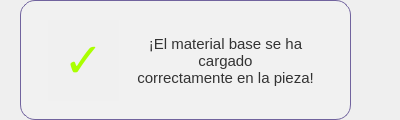
<?xml version="1.0" encoding="UTF-8"?>
<ui version="4.0">
 <class>NotificationDialog</class>
 <widget class="QDialog" name="NotificationDialog">
  <property name="geometry">
   <rect>
    <x>0</x>
    <y>0</y>
    <width>400</width>
    <height>120</height>
   </rect>
  </property>
  <property name="minimumSize">
   <size>
    <width>400</width>
    <height>120</height>
   </size>
  </property>
  <property name="maximumSize">
   <size>
    <width>400</width>
    <height>120</height>
   </size>
  </property>
  <property name="windowTitle">
   <string>Notificación</string>
  </property>
  <property name="styleSheet">
   <string notr="true">#containerWidget {
    background-color: #fafafaf1;
    border-radius: 15px;
    border: 1px solid #71639e;
}

QLabel {
    color: #333;
}
</string>
  </property>
  <widget class="QWidget" name="containerWidget" native="true">
   <property name="geometry">
    <rect>
     <x>20</x>
     <y>0</y>
     <width>331</width>
     <height>120</height>
    </rect>
   </property>
   <property name="styleSheet">
    <string notr="true">
background-color: rgb(241, 241, 241);</string>
   </property>
   <widget class="QLabel" name="lblMessage">
    <property name="geometry">
     <rect>
      <x>110</x>
      <y>20</y>
      <width>191</width>
      <height>81</height>
     </rect>
    </property>
    <property name="font">
     <font>
      <pointsize>11</pointsize>
     </font>
    </property>
    <property name="styleSheet">
     <string notr="true">background-color: rgb(241, 241, 241);</string>
    </property>
    <property name="text">
     <string>¡El material base se ha cargado
correctamente en la pieza!</string>
    </property>
    <property name="alignment">
     <set>Qt::AlignCenter</set>
    </property>
    <property name="wordWrap">
     <bool>true</bool>
    </property>
   </widget>
   <widget class="QLabel" name="lblIcon">
    <property name="geometry">
     <rect>
      <x>28</x>
      <y>20</y>
      <width>71</width>
      <height>81</height>
     </rect>
    </property>
    <property name="font">
     <font>
      <pointsize>36</pointsize>
      <weight>75</weight>
      <bold>true</bold>
     </font>
    </property>
    <property name="styleSheet">
     <string notr="true">QLabel {
    color:rgb(170, 255, 0);
	background-color: rgb(240, 240, 240);
    border-radius: 30px #218838; /* Mitad del ancho/alto para hacerlo un círculo perfecto */
	border-color: 2xp solid #28a745;
}</string>
    </property>
    <property name="text">
     <string>✓</string>
    </property>
    <property name="alignment">
     <set>Qt::AlignCenter</set>
    </property>
   </widget>
  </widget>
 </widget>
 <resources/>
 <connections/>
</ui>
